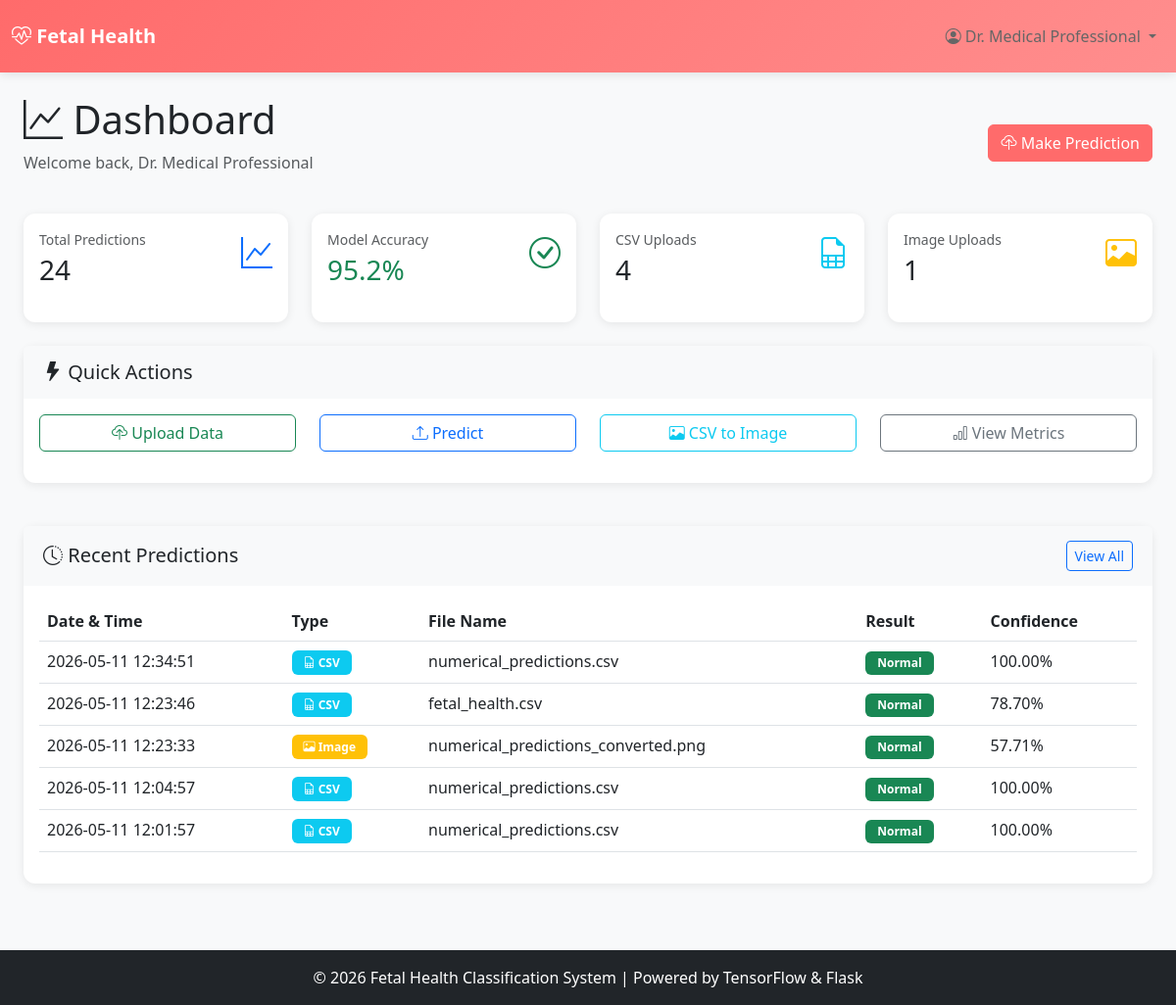
/dashboard (signed in), run on the app's committed database.
### src/models.py (models this page shows, shortened)
class User(UserMixin, db.Model):
    __tablename__ = 'users'
    id = db.Column(db.Integer, primary_key=True)
    username = db.Column(db.String(80), unique=True, nullable=False, index=True)
    email = db.Column(db.String(120), unique=True, nullable=False, index=True)
    password_hash = db.Column(db.String(255), nullable=False)
    role = db.Column(db.String(20), nullable=False, default='doctor')  # doctor, admin
    full_name = db.Column(db.String(120), nullable=False)
    is_active = db.Column(db.Boolean, default=True)
    created_at = db.Column(db.DateTime, default=datetime.utcnow)
    predictions = db.relationship('Prediction',
                                 foreign_keys='Prediction.user_id',
                                 backref='user',
                                 lazy=True,
                                 cascade='all, delete-orphan')
    verified_predictions = db.relationship('Prediction',
                                          foreign_keys='Prediction.verified_by_user',
                                          backref='verifier',
                                          lazy=True)

class Prediction(db.Model):
    __tablename__ = 'predictions'
    id = db.Column(db.Integer, primary_key=True)
    user_id = db.Column(db.Integer, db.ForeignKey('users.id'), nullable=False, index=True)
    prediction_type = db.Column(db.String(20), nullable=False)  # csv, image
    result = db.Column(db.String(30), nullable=False)  # Normal, Suspect, Pathological
    confidence = db.Column(db.Float, nullable=False)
    probabilities = db.Column(db.String(500), nullable=True)  # JSON string
    file_name = db.Column(db.String(255), nullable=True)
    notes = db.Column(db.Text, nullable=True)
    actual_label = db.Column(db.String(30), nullable=True)  # Ground truth label (Normal, Suspect, Pathological)
    is_correct = db.Column(db.Boolean, nullable=True)  # Whether prediction matches actual label
    accuracy_verified = db.Column(db.Boolean, default=False)  # Whether ground truth has been verified
    verified_by_user = db.Column(db.Integer, db.ForeignKey('users.id'), nullable=True)  # Who verified
    verified_at = db.Column(db.DateTime, nullable=True)  # When ground truth was added
    created_at = db.Column(db.DateTime, default=datetime.utcnow, index=True)

### src/app_advanced.py (the view)
@app.route('/dashboard')
@login_required
def dashboard():
    total_predictions = Prediction.query.filter_by(user_id=current_user.id).count()
    recent_predictions = Prediction.query.filter_by(user_id=current_user.id).order_by(
        Prediction.created_at.desc()
    ).limit(5).all()
    return render_template('dashboard.html',
                         total_predictions=total_predictions,
                         recent_predictions=recent_predictions)

### src/app_advanced.py (called while the page is built)
@login_manager.user_loader
def load_user(user_id):
    return User.query.get(int(user_id))

### templates/dashboard.html (shortened to what this page needs)
{% extends 'base.html' %}
{% block content %}
<div class="container-fluid">
    <div class="row mb-4">
        <div class="col-12">
            <div class="d-flex justify-content-between align-items-center">
                <div>
                    <h1><i class="bi bi-graph-up"></i> Dashboard</h1>
                    <p class="text-muted">Welcome back, {{ current_user.full_name }}</p>
                </div>
                <div class="btn-group" role="group">
                    <a href="{{ url_for('predict') }}" class="btn btn-primary">
                        <i class="bi bi-cloud-upload"></i> Make Prediction
                    </a>
                </div>
            </div>
        </div>
    </div>
    <div class="row mb-4">
        <div class="col-md-3">
            <div class="card h-100">
                <div class="card-body">
                    <div class="d-flex justify-content-between align-items-start">
                        <div>
                            <p class="text-muted small mb-1">Total Predictions</p>
                            <h3 class="mb-0">{{ total_predictions }}</h3>
                        </div>
                        <i class="bi bi-graph-up text-primary" style="font-size: 2rem;"></i>
                    </div>
                </div>
            </div>
        </div>
        <div class="col-md-3">
            <div class="card h-100">
                <div class="card-body">
                    <div class="d-flex justify-content-between align-items-start">
                        <div>
                            <p class="text-muted small mb-1">Model Accuracy</p>
                            <h3 class="mb-0 text-success">95.2%</h3>
                        </div>
                        <i class="bi bi-check-circle text-success" style="font-size: 2rem;"></i>
                    </div>
                </div>
            </div>
        </div>
        <div class="col-md-3">
            <div class="card h-100">
                <div class="card-body">
                    <div class="d-flex justify-content-between align-items-start">
                        <div>
                            <p class="text-muted small mb-1">CSV Uploads</p>
                            <h3 class="mb-0">{{ recent_predictions|selectattr('prediction_type', 'equalto', 'csv')|list|length }}</h3>
                        </div>
                        <i class="bi bi-file-earmark-spreadsheet text-info" style="font-size: 2rem;"></i>
                    </div>
                </div>
            </div>
        </div>
        <div class="col-md-3">
            <div class="card h-100">
                <div class="card-body">
                    <div class="d-flex justify-content-between align-items-start">
                        <div>
                            <p class="text-muted small mb-1">Image Uploads</p>
                            <h3 class="mb-0">{{ recent_predictions|selectattr('prediction_type', 'equalto', 'image')|list|length }}</h3>
                        </div>
                        <i class="bi bi-image text-warning" style="font-size: 2rem;"></i>
                    </div>
                </div>
            </div>
        </div>
    </div>
    <div class="row mb-4">
        <div class="col-12">
            <div class="card">
                <div class="card-header">
                    <h5 class="mb-0"><i class="bi bi-lightning-fill"></i> Quick Actions</h5>
                </div>
                <div class="card-body">
                    <div class="row">
                        <div class="col-md-3 mb-3">
                            <a href="{{ url_for('upload_data') }}" class="btn btn-outline-success w-100">
                                <i class="bi bi-cloud-upload"></i> Upload Data
                            </a>
                        </div>
                        <div class="col-md-3 mb-3">
                            <a href="{{ url_for('predict') }}" class="btn btn-outline-primary w-100">
                                <i class="bi bi-upload"></i> Predict
                            </a>
                        </div>
                        <div class="col-md-3 mb-3">
                            <a href="{{ url_for('csv_to_image') }}" class="btn btn-outline-info w-100">
                                <i class="bi bi-image"></i> CSV to Image
                            </a>
                        </div>
                        <div class="col-md-3 mb-3">
                            <a href="{{ url_for('metrics') }}" class="btn btn-outline-secondary w-100">
                                <i class="bi bi-bar-chart"></i> View Metrics
                            </a>
                        </div>
                    </div>
                </div>
            </div>
        </div>
    </div>
    <div class="row">
        <div class="col-12">
            <div class="card">
                <div class="card-header d-flex justify-content-between align-items-center">
                    <h5 class="mb-0"><i class="bi bi-clock-history"></i> Recent Predictions</h5>
                    <a href="{{ url_for('history') }}" class="btn btn-sm btn-outline-primary">View All</a>
                </div>
                <div class="card-body">
                    {% if recent_predictions %}
                        <div class="table-responsive">
                            <table class="table table-hover">
                                <thead>
                                    <tr>
                                        <th>Date & Time</th>
                                        <th>Type</th>
                                        <th>File Name</th>
                                        <th>Result</th>
                                        <th>Confidence</th>
                                    </tr>
                                </thead>
                                <tbody>
                                    {% for pred in recent_predictions %}
                                        <tr>
                                            <td>{{ pred.created_at.strftime('%Y-%m-%d %H:%M:%S') }}</td>
                                            <td>
                                                {% if pred.prediction_type == 'csv' %}
                                                    <span class="badge bg-info">
                                                        <i class="bi bi-file-earmark-spreadsheet"></i> CSV
                                                    </span>
                                                {% else %}
                                                    <span class="badge bg-warning">
                                                        <i class="bi bi-image"></i> Image
                                                    </span>
                                                {% endif %}
                                            </td>
                                            <td>{{ pred.file_name }}</td>
                                            <td>
                                                {% if pred.result == 'Normal' %}
                                                    <span class="badge bg-success">{{ pred.result }}</span>
                                                {% elif pred.result == 'Suspect' %}
                                                    <span class="badge bg-warning">{{ pred.result }}</span>
                                                {% else %}
                                                    <span class="badge bg-danger">{{ pred.result }}</span>
                                                {% endif %}
                                            </td>
                                            <td>{{ "%.2f" | format(pred.confidence * 100) }}%</td>
                                        </tr>
                                    {% endfor %}
                                </tbody>
                            </table>
                        </div>
                    {% else %}
                        <div class="alert alert-info mb-0">
                            <i class="bi bi-info-circle"></i> No predictions yet. <a href="{{ url_for('predict') }}">Make your first prediction</a>
                        </div>
                    {% endif %}
                </div>
            </div>
        </div>
    </div>
</div>
{% endblock %}

### templates/base.html (shortened to what this page needs)
<!DOCTYPE html>
<html lang="en">
<head>
    <link href="https://cdn.jsdelivr.net/npm/bootstrap@5.3.0/dist/css/bootstrap.min.css" rel="stylesheet">
    <link href="https://cdn.jsdelivr.net/npm/bootstrap-icons@1.11.0/font/bootstrap-icons.css" rel="stylesheet">
</head>
<body>
    <nav class="navbar navbar-expand-lg navbar-dark">
        <div class="container-fluid">
            <a class="navbar-brand" href="{{ url_for('dashboard') }}">
                <i class="bi bi-heart-pulse"></i> Fetal Health
            </a>
            <div class="collapse navbar-collapse" id="navbarNav">
                <ul class="navbar-nav ms-auto">
                    <li class="nav-item dropdown">
                        <a class="nav-link dropdown-toggle" href="#" id="userDropdown" role="button" data-bs-toggle="dropdown">
                            <i class="bi bi-person-circle"></i> {{ current_user.full_name }}
                        </a>
                    </li>
                </ul>
            </div>
        </div>
    </nav>
    <div class="container-fluid mt-4">
        {% block content %}{% endblock %}
    </div>
    <footer class="bg-dark text-white text-center py-3 mt-5">
        <p class="mb-0">© 2026 Fetal Health Classification System | Powered by TensorFlow & Flask</p>
    </footer>
</body>
</html>

### templates/base.html (style rules this page uses)
:root { --primary: #FF6B6B; --secondary: #4ECDC4; --success: #2ecc71; --warning: #f39c12; --danger: #e74c3c; --info: #3498db; --light: #ecf0f1; --dark: #2c3e50; }
body { background-color: #f8f9fa; font-family: 'Segoe UI', Tahoma, Geneva, Verdana, sans-serif; }
.navbar { background: linear-gradient(135deg, var(--primary), #FF8E8E) !important; box-shadow: 0 2px 10px rgba(0, 0, 0, 0.1); }
.navbar-brand { font-weight: bold; font-size: 20px; }
.nav-link { color: #666 !important; padding: 12px 20px; margin: 5px 0; border-radius: 6px; transition: all 0.3s; }
.card { border: none; border-radius: 12px; box-shadow: 0 2px 10px rgba(0, 0, 0, 0.08); margin-bottom: 20px; }
.btn-primary { background: var(--primary); border-color: var(--primary); }
.badge { padding: 6px 12px; font-size: 12px; }

### templates/dashboard.html (style rules this page uses)
.card { border: none; border-radius: 12px; box-shadow: 0 2px 10px rgba(0, 0, 0, 0.08); transition: all 0.3s; }
.card-header { background: #f8f9fa; border-radius: 12px 12px 0 0; border: none; padding: 15px 20px; }
.btn-group .btn { border-radius: 6px; }

### data on the page
User: full_name "Dr. Medical Professional"
Prediction: created_at "2026-05-11 12:34:51", prediction_type "csv" (drawn), file_name "numerical_predictions.csv", result "Normal", pred.confidence*100 "100.00"
Prediction: created_at "2026-05-11 12:23:46", prediction_type "csv" (drawn), file_name "fetal_health.csv", result "Normal", pred.confidence*100 "78.70"
Prediction: created_at "2026-05-11 12:23:33", prediction_type "image" (drawn), file_name "numerical_predictions_converted.png", result "Normal", pred.confidence*100 "57.71"
Prediction: created_at "2026-05-11 12:04:57", prediction_type "csv" (drawn), file_name "numerical_predictions.csv", result "Normal", pred.confidence*100 "100.00"
Prediction: created_at "2026-05-11 12:01:57", prediction_type "csv" (drawn), file_name "numerical_predictions.csv", result "Normal", pred.confidence*100 "100.00"

### other printed values
{{ total_predictions }} "24"
